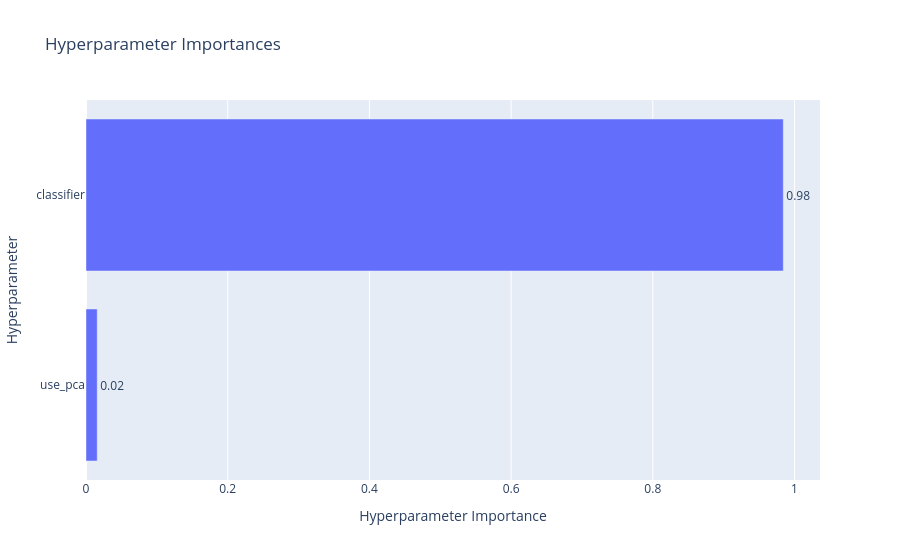

Notebook code cell kept with this figure:
### Markdown cell above
### 2. Importancia de los Hiperparámetros

Este gráfico analiza estadísticamente qué parámetros impactaron de forma más significativa en el rendimiento final del modelo.
 

*Si la elección del 'classifier' (algoritmo) tiene una barra larga, significa que cambiar de un algoritmo a otro hizo una diferencia drástica en el rendimiento.*

### Code cell
# Generamos el gráfico de importancia relativa de cada hiperparámetro
plot_param_importances(study)

### Figure 1 — Plotly figure (JSON) as saved in the notebook; plotly's stock layout.template omitted (floating-point values rounded to 4 significant figures)
{"data": [{"cliponaxis": false, "hovertemplate": ["use_pca (CategoricalDistribution): 0.01584619816799347<extra></extra>", "classifier (CategoricalDistribution): 0.9841538018320065<extra></extra>"], "name": "Objective Value", "orientation": "h", "text": ["0.02", "0.98"], "textposition": "outside", "type": "bar", "x": [0.01585, 0.9842], "y": ["use_pca", "classifier"]}], "layout": {"title": {"text": "Hyperparameter Importances"}, "xaxis": {"title": {"text": "Hyperparameter Importance"}}, "yaxis": {"title": {"text": "Hyperparameter"}}}}
